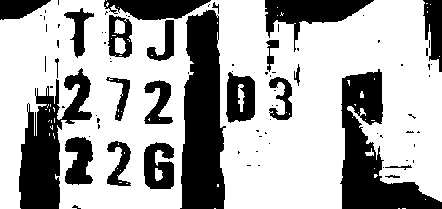
#> input picture 练习/图像处理进阶版/图像融合/test.jpg, 442 x 209 px, found by its file name
$ python main-remove_shadow_filter.py   (older library calls are emulated)
#> lines starting #> are read from the running program, lines starting #| are printed output that depends on the picture
#> further down, img_gray is the input picture: shape (209, 442); min 0, max 255, mean 170.9
#| (209, 442, 3)
### remove_shadow/utils/fft_filtering.py
"""
@Name: fft_filtering.py
@Auth: Huohuo
@Date: 2023/7/4-14:50
@Desc:
@Ver :
code_idea
"""
import cv2
import numpy as np
import time

# ---------------------------------------------
#   使用傅里叶变换进行频域滤波，以抑制阴影的频率成分
#    radius = 50   调整此参数以控制阴影抑制的效果
#   low_cutoff  低频截止频率
#   scale = 2   图像展示尺度
# ---------------------------------------------
def fft_fiter_count(img, scale = 1, low_cutoff = 1):
#> called with scale = 1, low_cutoff = 1
    img = cv2.cvtColor(img, cv2.COLOR_BGR2GRAY)

    img = cv2.resize(img, (int(img.shape[1]/scale), int(img.shape[0]/scale)))
    print(img.shape)
#| (209, 442)
    # 利用众数获取 图像亮度恢复值
    counts = np.bincount(np.array(img.copy()).flatten())
#> counts = 256 values, max 56441 at index 255, min 0 at index 8, mean 360.9
    mode = np.argmax(counts)
#> mode = 255
    print(mode)
#| 255
    # fft
    f = np.fft.fft2(img)
    fshift = np.fft.fftshift(f)

    # 构建振幅谱
    magnitude_spectrum = 20 * np.log(np.abs(fshift))
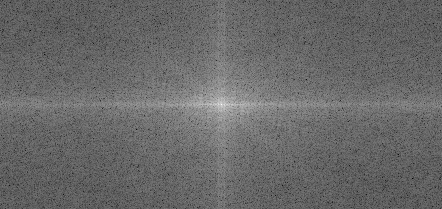
#> magnitude_spectrum: shape (209, 442) float64; min 72.17, max 331.5, mean 178.9; drawn with min black and max white

    # 对频谱进行阴影抑制
    # 定义阴影的频率范围（不在中心附近）
    sum_by_row = np.sum(magnitude_spectrum, axis=1)
#> sum_by_row = 209 values, max 95561.3 at index 104, min 74445.5 at index 2, mean 79094.8
    center_row = np.argmax(sum_by_row)
#> center_row = 104
    print("center_row", center_row)
#| center_row 104

    rows, cols = img.shape
#> rows = 209; cols = 442

    # 构建频带通滤波器
    mask = np.zeros((rows, cols), dtype=np.uint8)

    # 消除竖条纹
    # mask[0: center_row - low_cutoff, :] = 1
    # mask[center_row + low_cutoff:, :] = 1

    mask[0: center_row-1, :] = 1
    mask[center_row+2, :] = 1

    # 消除横条纹
    # mask[0: center_row - 1, :] = 1
    # mask[center_row + 1, :] = 1

    # 应用频带通滤波器
    fshift = fshift * mask

    # 逆傅里叶变换
    f_ishift = np.fft.ifftshift(fshift)
    restored_image = np.fft.ifft2(f_ishift)
    restored_image = np.abs(restored_image)
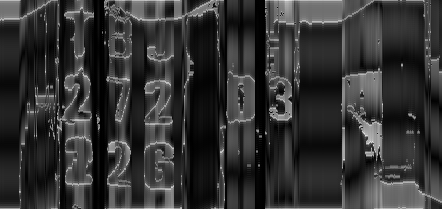
#> restored_image: shape (209, 442) float64; min 0.0136, max 231.5, mean 51.1

    # 显示结果
    img_src = cv2.resize(img, (cols//4, rows//4))
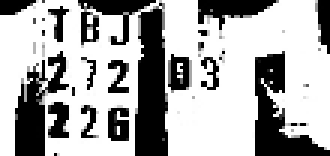
#> img_src: shape (52, 110) (shown 3 times larger); min 0, max 255, mean 170.2
    cv2.imshow("Original Image", img_src)
    restored_image = cv2.resize(restored_image.astype(np.uint8)+int(mode), (cols//4, rows//4))
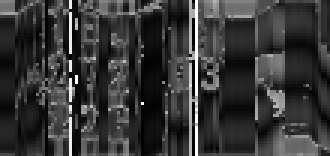
#> restored_image: shape (52, 110) (shown 3 times larger); min 0, max 255, mean 55.1
    cv2.imshow("Restored Image", restored_image.astype(np.uint8)+int(mode))
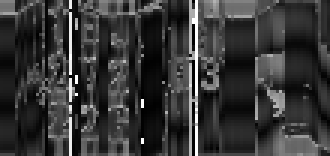
#> window 'Restored Image': shape (52, 110) (shown 3 times larger); min 0, max 255, mean 54.6
    cv2.imshow("Restored Image src", restored_image.astype(np.uint8))
    show_magnitude_spectrum = cv2.resize(magnitude_spectrum.astype(np.uint8), (cols//4, rows//4))
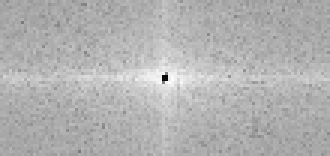
#> show_magnitude_spectrum: shape (52, 110) (shown 3 times larger); min 5, max 252, mean 178.1
    cv2.imshow("Magnitude Spectrum", show_magnitude_spectrum)
    cv2.imwrite("../result/fft/Magnitude Spectrum.jpg", magnitude_spectrum)
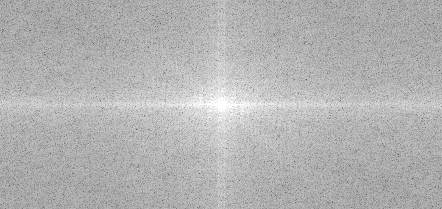
#> saved as Magnitude Spectrum.jpg: shape (209, 442); min 72, max 255, mean 178.9


    img_rgb = cv2.cvtColor(restored_image.astype(np.uint8)+int(mode), cv2.COLOR_GRAY2RGB)

    return img_rgb

# [56 lines left out: function fft_fiter_mid, not called in this run]


# -------------------------------------------------------------------
#     要在Python中实现类似ImageJ软件的带通滤波器，
#     可以使用SciPy库中的信号处理模块（scipy.signal）和NumPy库来进行频域滤波。
# -------------------------------------------------------------------
from scipy import fftpack
from scipy.ndimage import gaussian_filter

# [303 lines left out: functions bandpass_filter, notch_filter, gas_filter2d, gas_filter1d, gas_filter1d_color, mean_filter1d_color and 1 more, not called in this run]

# [24 lines that do not run on import are left out]

### remove_shadow/main-remove_shadow_filter.py
"""
@Name: main-remove_shadow.py
@Auth: Huohuo
@Date: 2023/7/4-13:57
@Desc:
@Ver :
code_idea
"""
import cv2
import numpy as np
from remove_shadow.utils.extremum_filtering import *
from remove_shadow.utils.mouse_callback import *
from remove_shadow.utils.fft_filtering import *
from remove_shadow.utils.getgaborker import *

# -------------------------------------------------
#                读入图片
# -------------------------------------------------
img_path = "./data/test.jpg"

img_gray = cv2.imread(img_path, 0)
cv2.imwrite("result/fft/img_gray.jpg", img_gray)

img = cv2.imread(img_path)
# img = cv2.imread(img_path)[0:1080, 0:1960]
print(img.shape)

# [13 lines of commented-out code are left out]

img_blur = fft_fiter_count(img)
# [9 lines of commented-out code are left out]

cv2.imwrite("result/fft/img_blur.jpg", img_blur)

cv2.waitKey(0)
cv2.destroyAllWindows()
